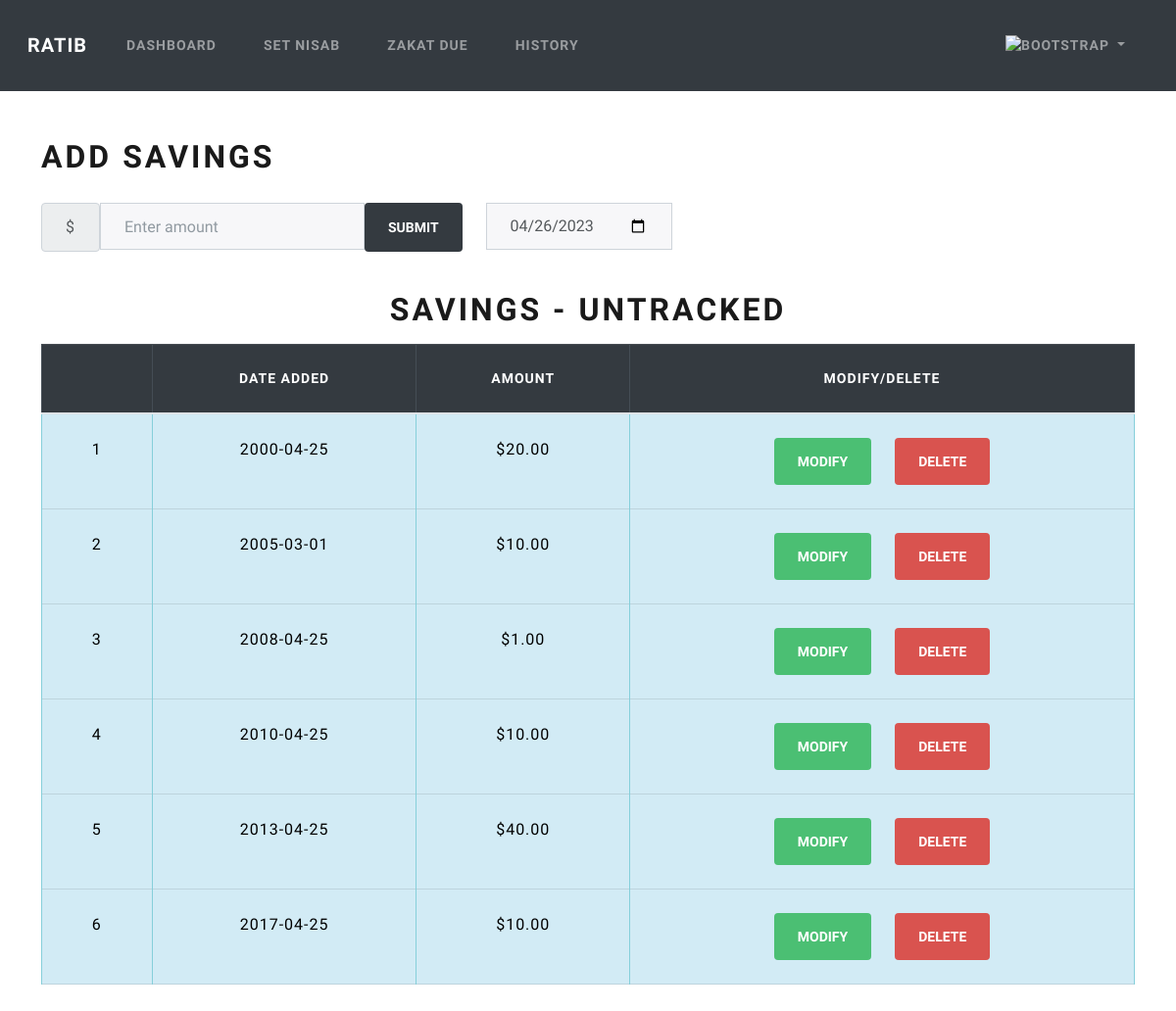
The page /dashboard (signed in) on the database as committed earlier.
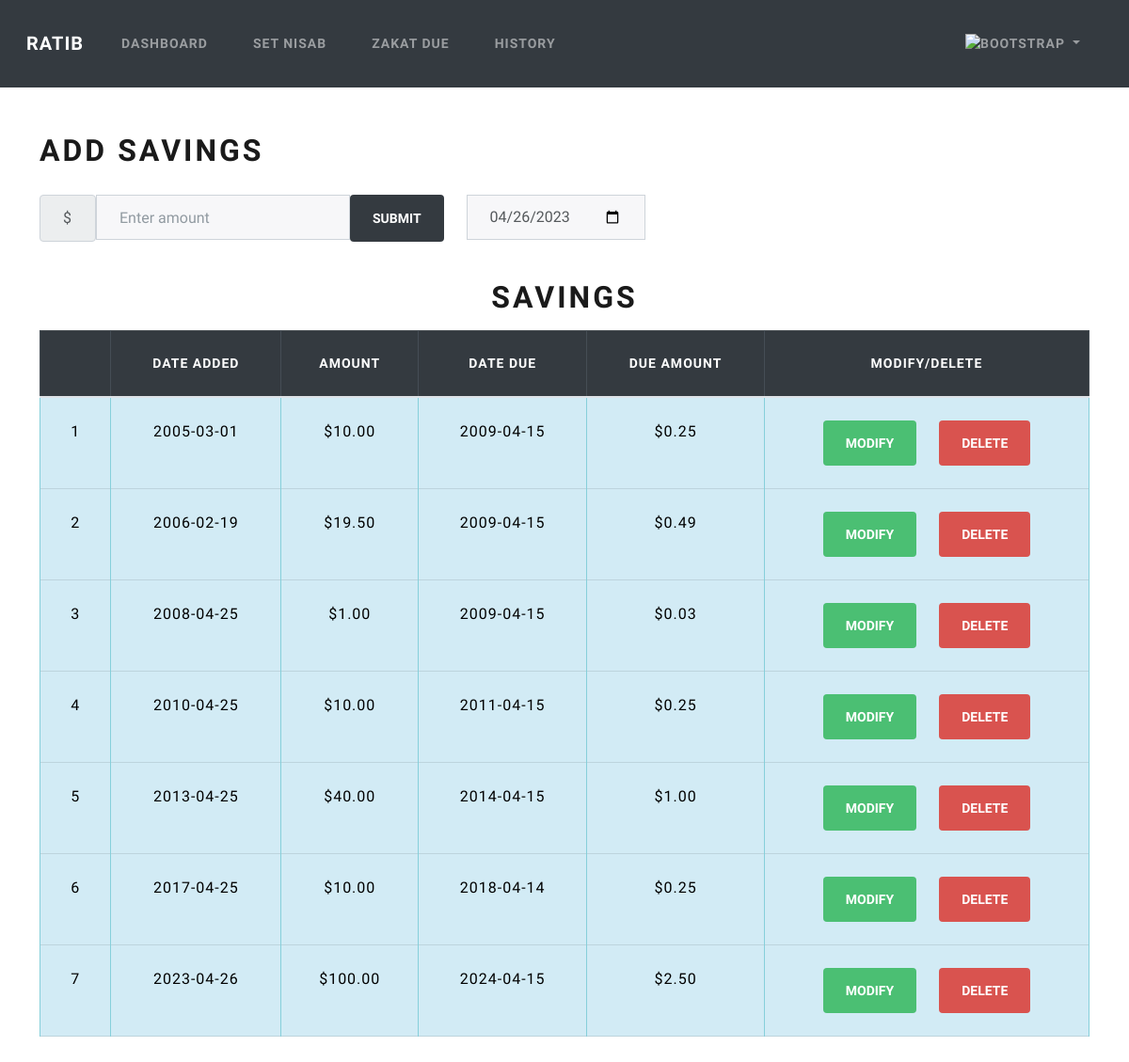
The same page on the database as committed later.
### models.py (models this page shows)
class Untracked_Income(Base):
    __tablename__ = 'untracked_income'
    id = Column(Integer, primary_key=True)
    amount = Column(Numeric(10,2))
    date = Column(DateTime, default=func.now())
    user_id = Column(Integer, ForeignKey('users.id'))
    user = relationship("User", back_populates="untracked_income")

class Income(Base):
    __tablename__ = 'income'
    id = Column(Integer, primary_key=True)
    amount = Column(Numeric(10,2))
    date = Column(DateTime)
    due_date = Column(DateTime)
    due_amount = Column(Numeric(10,2))
    user_id = Column(Integer, ForeignKey('users.id'))
    user = relationship("User", back_populates="income")
    paid = Column(Boolean, default=False)

### app.py (the view)
@app.route('/dashboard')
@login_required
def dashboard():
    userid = flasksession.get("user_id")
    incomes = session.query(Income).filter_by(user_id=userid, paid=False).all()
    untracked_incomes = session.query(Untracked_Income).filter_by(user_id=userid).all()
    if incomes:
        return render_template('dashboard.html', incomes=incomes, datetime=datetime)
    elif untracked_incomes:
        return render_template('dashboard.html', untracked_incomes=untracked_incomes, datetime=datetime)
    else:
        return render_template('dashboard.html', datetime=datetime)

### app.py (called while the page is built)
@app.teardown_appcontext
def shutdown_session(exception=None):
    session.remove()

### utils.py (called while the page is built)
def login_required(f):
    @wraps(f)
    def decorated_function(*args, **kwargs):
        if flasksession.get("user_id") is None:
            flash('Please log in to access this page', 'info')
            return redirect("/login")
        return f(*args, **kwargs)
    return decorated_function

def usd(value):
    return f"${value:,.2f}"

### templates/dashboard.html (shortened to what this page needs)
{% extends 'layout.html' %}
{% block content %}
<h1 class="mb-2"> Add Savings </h1>
<form class="mb-2" action="/addmoney" method="post">
    <div class="row">
        <div class="form-group col-auto">
            <div class="input-group">
                <span class="input-group-text">$</span>
                <input autocomplete="off" class="form-control mx-auto" type="number" step="0.01" name="income" id="money" placeholder="Enter amount">
                <button class="btn btn-dark" type="submit">Submit</button>
            </div>
        </div>
        <div class="form-group col-auto">
            <div class="input-group datepicker">
                {% set current_date = datetime.strftime(datetime.now(), '%Y-%m-%d') %}
                <input type="date" class="form-control" id="datepicker" name="date" value="{{ current_date }}" required>
            </div>
        </div>
    </div>
</form>
{% if incomes %}
<div class="table-responsive">
    <table class="table table-bordered mt-3" id="income-table">
        <h1 class="mt-3 text-center"> Savings </h1>
        <thead class="table-dark text-center">
                <th></th>
                <th>Date added</th>
                <th>Amount</th>
                <th id="due-date-header">Date Due</th>
                <th id="due-amount-header">Due Amount</th>
                <th>Modify/Delete</th>
            </thead>
            <tbody class="table-info text-center">
                {% for income in incomes | sort(attribute='date') %}
                <tr>
                    <td class="text-center">{{ loop.index }}</td>
                    <td>{{ income.date.date() }}</td>
                    <td>{{ income.amount | usd}}</td>
                    <td>{{ income.due_date.date() }}</td>
                    <td>{{ income.due_amount | usd}}</td>
                    <td class="text-center">
                        <div class="row justify-content-center">
                            <div class="col-auto">
                                <form id="modify-form">
                                    <button type="submit" class="btn btn-success" id="modify-button" name="action" value="tracked">Modify</button>
                                </form>
                            </div>
                            <div class="col-auto">
                                <form action="/delete_entry", method="post">
                                    <button type="submit" class="btn btn-danger" name="action" value="tracked">Delete</button>
                                </form>
                            </div>
                        </div>
                    </td>
                </tr>
                {% endfor %}
            </tbody>
    </table>
</div>
{% elif untracked_incomes %}
<div class="table-responsive">
    <table class="table table-bordered mt-3" id="untracked-table">
        <h1 class="mt-3 text-center"> Savings - Untracked </h1>
        <thead class="table-dark text-center">
                <th></th>
                <th>Date added</th>
                <th>Amount</th>
                <th>Modify/Delete</th>
            </thead>
            <tbody class="table-info text-center">
                {% for income in untracked_incomes | sort(attribute='date') %}
                <tr>
                    <td class="text-center">{{ loop.index }}</td>
                    <td>{{ income.date.date() }}</td>
                    <td>{{ income.amount | usd}}</td>
                    <td class="text-center">
                        <div class="row justify-content-center">
                            <div class="col-auto">
                                <form id="modify-form">
                                    <button type="submit" class="btn btn-success" id="modify-button" name="action" value="untracked">Modify</button>
                                </form>
                            </div>
                            <div class="col-auto">
                                <form action="/delete_entry", method="post">
                                    <button type="submit" class="btn btn-danger" name="action" value="untracked">Delete</button>
                                </form>
                            </div>
                        </div>
                    </td>
                </tr>
                {% endfor %}
            </tbody>
    </table>
</div>
{% endif %}
{% endblock %}

### templates/layout.html (shortened to what this page needs)
<!doctype html>
<html lang="en">
<head>
  {% block head %}
  <link rel="stylesheet" href="https://cdn.jsdelivr.net/npm/bootstrap@4.3.1/dist/css/bootstrap.min.css"
>
  <link rel="stylesheet" href="/static/lux.css">
  {% endblock %}
</head>
<body>
  <nav class="navbar navbar-expand-md navbar-dark bg-dark mx-auto">
    <div class="container-fluid">
      <a class="navbar-brand ml-3" href="/">Ratib</a>
      <div class="collapse navbar-collapse" id="navbarNav">
        {% if session["user_id"] %}
        <ul class="navbar-nav me-auto">
        <li class="nav-item">
          <a class="nav-link" href="/dashboard">Dashboard</a>
        </li>
        <li class="nav-item">
          <a class="nav-link" href="/nisab">Set Nisab</a>
        </li>
          <li class="nav-item">
            <a class="nav-link" href="/due">Zakat Due</a>
          </li>
          <li class="nav-item">
            <a class="nav-link" href="/history">History</a>
          </li>
        </ul>
        <ul class="navbar-nav ms-auto">
          <li class="nav-item dropdown">
            <a class="nav-link dropdown-toggle" href="#" role="button" data-bs-toggle="dropdown" aria-expanded="false" data-toggle="dropdown">
              <img src="/static/user.jpg" alt="Bootstrap" height="27" width="27">
            </a>
        </ul>
        {% endif %}
      </div>
    </div>
  </nav>
  <div id="content">
    <main class="container py-5 text-center">
      <div class="row text-left">
        {% block content %}{% endblock %}
      </div>
    </main>
  </div>
</body>
</html>

Rows that differ between the two databases and show on the page:
removed Untracked_Income: date "2000-04-25", amount "$20.00"
removed Untracked_Income: date "2005-03-01", amount "$10.00"
removed Untracked_Income: date "2008-04-25", amount "$1.00"
removed Untracked_Income: date "2010-04-25", amount "$10.00"
removed Untracked_Income: date "2013-04-25", amount "$40.00"
removed Untracked_Income: date "2017-04-25", amount "$10.00"
added Income: date "2005-03-01", amount "$10.00", due_date "2009-04-15", due_amount "$0.25"
added Income: date "2006-02-19", amount "$19.50", due_date "2009-04-15", due_amount "$0.49"
added Income: date "2008-04-25", amount "$1.00", due_date "2009-04-15", due_amount "$0.03"
added Income: date "2010-04-25", amount "$10.00", due_date "2011-04-15", due_amount "$0.25"
added Income: date "2013-04-25", amount "$40.00", due_date "2014-04-15", due_amount "$1.00"
added Income: date "2017-04-25", amount "$10.00", due_date "2018-04-14", due_amount "$0.25"
added Income: date "2023-04-26", amount "$100.00", due_date "2024-04-15", due_amount "$2.50"
Other text that changed with them:
text no longer shown: "SAVINGS - UNTRACKED"
text now shown: "SAVINGS DATE DUE DUE AMOUNT"
